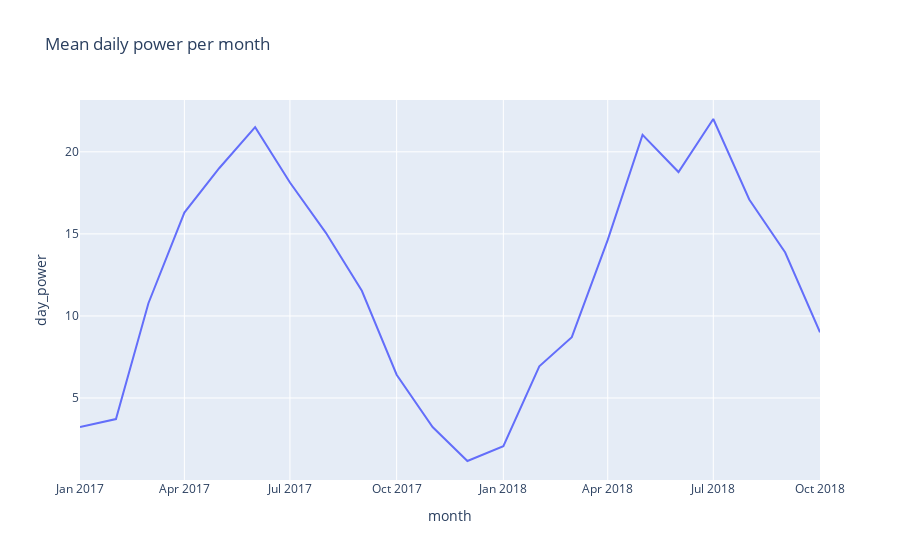

Notebook source saved alongside this figure:
### Markdown cell above
Постройте график временного ряда — средней ежедневной выработки солнечной энергии на каждый месяц-год. Не забудьте подписать оси и сам график.

### Code cell
import plotly.express as px

# avoiding "TypeError: Object of type Period is not JSON serializable"
grouped_df['month'] = grouped_df['month'].astype(str)

fig = px.line(grouped_df, x = 'month', y = 'day_power', title = 'Mean daily power per month')
fig.show()

### Figure 1 — Plotly figure (JSON) as saved in the notebook; plotly's stock layout.template omitted (floating-point values rounded to 4 significant figures)
{"data": [{"hovertemplate": "month=%{x}<br>day_power=%{y}<extra></extra>", "legendgroup": "", "line": {"color": "#636efa", "dash": "solid"}, "marker": {"symbol": "circle"}, "mode": "lines", "name": "", "orientation": "v", "showlegend": false, "type": "scatter", "x": ["2017-01", "2017-02", "2017-03", "2017-04", "2017-05", "2017-06", "2017-07", "2017-08", "2017-09", "2017-10", "2017-11", "2017-12", "2018-01", "2018-02", "2018-03", "2018-04", "2018-05", "2018-06", "2018-07", "2018-08", "2018-09", "2018-10"], "xaxis": "x", "y": [3.233, 3.714, 10.77, 16.3, 19, 21.5, 18.13, 15.06, 11.53, 6.419, 3.233, 1.161, 2.065, 6.929, 8.71, 14.63, 21.03, 18.77, 22, 17.1, 13.87, 9], "yaxis": "y"}], "layout": {"legend": {"tracegroupgap": 0}, "title": {"text": "Mean daily power per month"}, "xaxis": {"anchor": "y", "domain": [0, 1], "title": {"text": "month"}}, "yaxis": {"anchor": "x", "domain": [0, 1], "title": {"text": "day_power"}}}}
